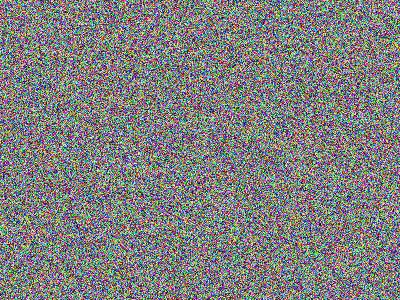
#> input picture tests/fixtures/ai_signed.jpg, 400 x 300 px
$ python robustness.py ../tests/fixtures/ai_signed.jpg
#> lines starting #> are read from the running program, lines starting #| are printed output that depends on the picture
### app/signing.py
"""Keyed invisible watermark for the "Sign and verify" demo.

Spread-spectrum watermark in the block-DCT domain, written from scratch with
NumPy + OpenCV so it has no licence or model-weight dependency.

How it works
------------
1. The luminance channel is resized to a fixed 512x512 "canonical" grid. All
   embedding and detection happens on that grid, which is what makes the mark
   survive resizing: any resized copy maps back to the same grid.
2. The grid is split into 8x8 blocks and DCT-transformed. Twelve low/mid
   frequency coefficients per block carry the signal (low enough to survive
   JPEG, high enough to stay invisible).
3. A secret key seeds a PRNG that (a) assigns every coefficient to one of 48
   message bits and (b) gives it a random +1/-1 "chip". Each bit is spread over
   ~1000 coefficients: coefficient += strength * chip * (+1 or -1 for the bit).
4. The pixel-domain difference is scaled back to the original resolution and
   added to the image.

Detection correlates the coefficients with the keyed chips. Without the key
the pattern is indistinguishable from noise. The first 16 bits are a fixed
preamble: their combined correlation is a z-score that says whether *this
key's* watermark is present; the remaining 32 bits are the payload.

Known limits: cropping, rotation and heavy geometric edits break the block
alignment and defeat detection. Production schemes (learned watermarks such as
SynthID or Watermark Anything) add synchronisation to survive those.
"""
from __future__ import annotations

import hashlib
import os
from dataclasses import dataclass

import cv2
import numpy as np

GRID = 512
BLOCK = 8
# (row, col) DCT positions used per block: the diagonals u+v = 2..4.
POSITIONS = [(u, s - u) for s in (2, 3, 4) for u in range(s + 1)]
PREAMBLE_BITS = 16
PAYLOAD_BITS = 32
TOTAL_BITS = PREAMBLE_BITS + PAYLOAD_BITS
DEFAULT_STRENGTH = 5.0
# Presence threshold on the preamble z-score. Under "no watermark" the score
# is ~N(0,1), so 6.0 corresponds to roughly a one-in-a-billion false alarm.
DETECT_Z = 6.0

_DEV_KEY = "dev-key-change-me"


def get_key() -> str:
    return os.environ.get("AIGC_WM_KEY", _DEV_KEY)


def using_dev_key() -> bool:
    return "AIGC_WM_KEY" not in os.environ


def _dct_matrix(n: int = BLOCK) -> np.ndarray:
    k = np.arange(n)[:, None]
    x = np.arange(n)[None, :]
    m = np.cos(np.pi * (2 * x + 1) * k / (2 * n)) * np.sqrt(2.0 / n)
    m[0] /= np.sqrt(2.0)
    return m


_D = _dct_matrix()
_PU = np.array([p[0] for p in POSITIONS])
_PV = np.array([p[1] for p in POSITIONS])


def _blocks(y: np.ndarray) -> np.ndarray:
    n = GRID // BLOCK
    return y.reshape(n, BLOCK, n, BLOCK).transpose(0, 2, 1, 3)


def _unblocks(b: np.ndarray) -> np.ndarray:
    return b.transpose(0, 2, 1, 3).reshape(GRID, GRID)


def _dct(y: np.ndarray) -> np.ndarray:
    return np.einsum("ij,abjk,lk->abil", _D, _blocks(y), _D, optimize=True)


def _idct(c: np.ndarray) -> np.ndarray:
    return _unblocks(np.einsum("ji,abjk,kl->abil", _D, c, _D, optimize=True))


def _pattern(key: str) -> tuple[np.ndarray, np.ndarray, np.ndarray]:
    """Keyed (bit assignment, chips, preamble signs)."""
    seed = int.from_bytes(hashlib.sha256(key.encode()).digest()[:8], "big")
    rng = np.random.default_rng(seed)
    n = (GRID // BLOCK) ** 2 * len(POSITIONS)
    assign = rng.permutation(n) % TOTAL_BITS
    chips = rng.choice(np.array([-1.0, 1.0]), size=n)
    preamble = rng.choice(np.array([-1.0, 1.0]), size=PREAMBLE_BITS)
    return assign, chips, preamble


def _luma(rgb: np.ndarray) -> np.ndarray:
    return rgb[..., 0] * 0.299 + rgb[..., 1] * 0.587 + rgb[..., 2] * 0.114


def _to_grid(y: np.ndarray) -> np.ndarray:
    h, w = y.shape
    interp = cv2.INTER_AREA if (h > GRID and w > GRID) else cv2.INTER_CUBIC
    return cv2.resize(y, (GRID, GRID), interpolation=interp)


@dataclass
class EmbedResult:
    image: np.ndarray  # uint8 RGB
    psnr_db: float


@dataclass
class DetectResult:
    present: bool
    z_score: float
    payload: int | None
    payload_confidence: float  # weakest payload bit, in sigmas
    threshold: float = DETECT_Z


def embed(rgb: np.ndarray, payload: int, key: str | None = None,
          strength: float = DEFAULT_STRENGTH) -> EmbedResult:
    """Embed a 32-bit payload into a uint8 RGB image."""
    if not 0 <= payload < 2 ** PAYLOAD_BITS:
        raise ValueError("payload must fit in 32 bits")
    if min(rgb.shape[:2]) < 64:
        raise ValueError("image too small to watermark (min 64 px per side)")
    key = key or get_key()
    assign, chips, preamble = _pattern(key)
    bits = np.concatenate([
        preamble,
        np.array([1.0 if (payload >> i) & 1 else -1.0 for i in range(PAYLOAD_BITS)]),
    ])

    src = rgb.astype(np.float64)
    h, w = src.shape[:2]
    grid = _to_grid(_luma(src))
    coefs = _dct(grid)

    # Perceptual masking: push harder in textured blocks, softer in flat ones.
    act = np.abs(coefs[:, :, _PU, _PV]).mean(axis=2)
    mask = np.clip(act / (act.mean() + 1e-9), 0.6, 1.6)
    mask /= np.sqrt((mask ** 2).mean())  # keep overall energy = strength

    delta = (strength * chips * bits[assign]).reshape(GRID // BLOCK, GRID // BLOCK, -1)
    delta_c = np.zeros_like(coefs)
    delta_c[:, :, _PU, _PV] = delta * mask[:, :, None]
    residual = _idct(delta_c)

    interp = cv2.INTER_AREA if (h < GRID and w < GRID) else cv2.INTER_CUBIC
    residual_full = cv2.resize(residual, (w, h), interpolation=interp)
    # Shrinking the image loses some signal; compensate so small images still verify.
    scale = np.sqrt((residual ** 2).mean() / max((residual_full ** 2).mean(), 1e-12))
    residual_full *= min(scale, 2.0)

    out = np.clip(np.rint(src + residual_full[..., None]), 0, 255).astype(np.uint8)
    mse = ((out.astype(np.float64) - src) ** 2).mean()
    psnr = float("inf") if mse == 0 else float(10 * np.log10(255.0 ** 2 / mse))
    return EmbedResult(out, psnr)


def detect(rgb: np.ndarray, key: str | None = None) -> DetectResult:
    """Look for this key's watermark in a uint8 RGB image."""
    key = key or get_key()
    assign, chips, preamble = _pattern(key)
    grid = _to_grid(_luma(rgb.astype(np.float64)))
    c = _dct(grid)[:, :, _PU, _PV]

    # Whiten per frequency and clip: image coefficients are heavy-tailed, and a
    # few large edges would otherwise drown the watermark.
    sd = c.reshape(-1, len(POSITIONS)).std(axis=0) + 1e-9
    x = np.clip(c / sd, -1.5, 1.5).reshape(-1)
    x = x - x.mean()
    sigma = x.std() + 1e-12

    prod = x * chips
    sums = np.bincount(assign, weights=prod, minlength=TOTAL_BITS)
    counts = np.bincount(assign, minlength=TOTAL_BITS)
    z_bits = sums / (sigma * np.sqrt(counts))

    z = float((z_bits[:PREAMBLE_BITS] * preamble).sum() / np.sqrt(PREAMBLE_BITS))
    present = z >= DETECT_Z
    payload = None
    conf = 0.0
    if present:
        pz = z_bits[PREAMBLE_BITS:]
        payload = int(sum((1 << i) for i in range(PAYLOAD_BITS) if pz[i] > 0))
        conf = float(np.abs(pz).min())
    return DetectResult(present, z, payload, conf)

### app/attacks.py
"""Common edits used to show what a watermark survives (and what it doesn't)."""
from __future__ import annotations

import io
from typing import Callable

import cv2
import numpy as np
from PIL import Image


def _jpeg(q: int) -> Callable[[np.ndarray], np.ndarray]:
    def f(rgb: np.ndarray) -> np.ndarray:
        buf = io.BytesIO()
        Image.fromarray(rgb).save(buf, "JPEG", quality=q)
        return np.asarray(Image.open(io.BytesIO(buf.getvalue())).convert("RGB"))
    return f


def _resize(factor: float) -> Callable[[np.ndarray], np.ndarray]:
    def f(rgb: np.ndarray) -> np.ndarray:
        h, w = rgb.shape[:2]
        size = (max(1, round(w * factor)), max(1, round(h * factor)))
        interp = cv2.INTER_AREA if factor < 1 else cv2.INTER_CUBIC
        return cv2.resize(rgb, size, interpolation=interp)
    return f


def _noise(rgb: np.ndarray) -> np.ndarray:
    rng = np.random.default_rng(0)
    return np.clip(rgb + rng.normal(0, 5, rgb.shape), 0, 255).astype(np.uint8)


def _blur(rgb: np.ndarray) -> np.ndarray:
    return cv2.GaussianBlur(rgb, (0, 0), 1.0)


def _brightness(rgb: np.ndarray) -> np.ndarray:
    return np.clip(rgb.astype(np.float64) * 1.15 + 10, 0, 255).astype(np.uint8)


def _screenshot(rgb: np.ndarray) -> np.ndarray:
    """Displayed at 75% size, then saved as a medium-quality JPEG."""
    return _jpeg(70)(_resize(0.75)(rgb))


def _crop(rgb: np.ndarray) -> np.ndarray:
    h, w = rgb.shape[:2]
    dh, dw = int(h * 0.1), int(w * 0.1)
    return rgb[dh:h - dh, dw:w - dw]


ATTACKS: dict[str, Callable[[np.ndarray], np.ndarray]] = {
    "No edit": lambda x: x,
    "JPEG quality 90": _jpeg(90),
    "JPEG quality 70": _jpeg(70),
    "JPEG quality 50": _jpeg(50),
    "JPEG quality 30": _jpeg(30),
    "Resize to 50%": _resize(0.5),
    "Resize to 200%": _resize(2.0),
    "Resize 75% + JPEG 70": _screenshot,
    "Gaussian blur": _blur,
    "Added noise": _noise,
    "Brightness / contrast": _brightness,
    "Crop 10% off each edge": _crop,
}

### scripts/robustness.py
"""Measure how the sign-and-verify watermark holds up under common edits.

Usage:  python scripts/robustness.py [image ...]
With no arguments it uses sample photos bundled with scikit-learn / scikit-image
(if installed).
"""
from __future__ import annotations

import sys
from pathlib import Path

import numpy as np
from PIL import Image

sys.path.insert(0, str(Path(__file__).resolve().parents[1]))
from app import attacks, signing  # noqa: E402

PAYLOAD = 0xC0FFEE42


def sample_images() -> dict[str, np.ndarray]:
    out: dict[str, np.ndarray] = {}
    try:
        from sklearn.datasets import load_sample_images
        ds = load_sample_images()
        for name, img in zip(ds.filenames, ds.images):
            out[Path(name).stem] = np.asarray(img)
    except Exception:
        pass
    try:
        from skimage import data
        for name in ("astronaut", "coffee", "chelsea", "rocket"):
            out[name] = np.asarray(getattr(data, name)())
    except Exception:
        pass
    return out


def main() -> None:
    if len(sys.argv) > 1:
        images = {Path(p).stem: np.asarray(Image.open(p).convert("RGB")) for p in sys.argv[1:]}
#> images = 1 item
    else:
        images = sample_images()
    if not images:
        sys.exit("No images given and no sample images available.")

    names = list(attacks.ATTACKS)
    detected = {n: 0 for n in names}
    payload_ok = {n: 0 for n in names}
    zs = {n: [] for n in names}
    psnrs, null_z = [], []

    for name, rgb in images.items():
        null_z.append(signing.detect(rgb).z_score)
        res = signing.embed(rgb, PAYLOAD)
        psnrs.append(res.psnr_db)
        for a in names:
            d = signing.detect(attacks.ATTACKS[a](res.image))
            zs[a].append(d.z_score)
            detected[a] += d.present
            payload_ok[a] += d.present and d.payload == PAYLOAD
#> this loop made 1 pass
#> name on pass 1: 'ai_signed'
#> pass 1, in detect, `grid = _to_grid(_luma(rgb.astype(np.float64)))`:
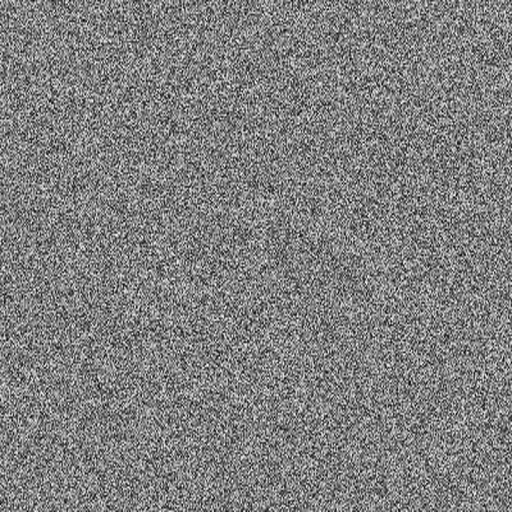
#> grid: shape (512, 512) float64; min -12.28, max 264.7, mean 127; drawn with min black and max white
#> pass 1, in embed, `act = np.abs(coefs[:, :, _PU, _PV]).mean(axis=2)`:
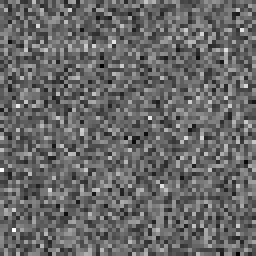
#> act: shape (64, 64) float64 (shown 4 times larger); min 19.09, max 97.62, mean 51.2; drawn with min black and max white
#> pass 1, in embed, `mask = np.clip(act / (act.mean() + 1e-9), 0.6, 1.6)`:
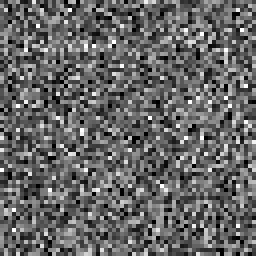
#> mask: shape (64, 64) float64 (shown 4 times larger); min 0.6, max 1.6, mean 1; drawn with min black and max white
#> after the loop, detected = 12 items; null_z = [-1.09]; payload_ok = 12 items; psnrs = [41.36]

    n = len(images)
#> n = 1
    print(f"{n} images, mean PSNR {np.mean(psnrs):.1f} dB (min {np.min(psnrs):.1f})")
#| 1 images, mean PSNR 41.4 dB (min 41.4)
    print(f"unsigned originals: max z = {max(null_z):.2f} (threshold {signing.DETECT_Z})")
#| unsigned originals: max z = -1.09 (threshold 6.0)
    print(f"{'edit':<28}{'detected':>10}{'payload ok':>12}{'min z':>8}{'mean z':>8}")
    for a in names:
        print(f"{a:<28}{detected[a]:>7}/{n}{payload_ok[a]:>9}/{n}{min(zs[a]):>8.1f}{np.mean(zs[a]):>8.1f}")
#> this loop made 12 passes
#| No edit                           1/1        0/1     7.0     7.0
#| JPEG quality 90                   1/1        0/1     7.8     7.8
#| JPEG quality 70                   0/1        0/1     5.4     5.4
#| JPEG quality 50                   1/1        1/1    22.2    22.2
#| JPEG quality 30                   0/1        0/1     3.9     3.9
#| Resize to 50%                     0/1        0/1     5.2     5.2
#| Resize to 200%                    1/1        0/1     7.1     7.1
#| Resize 75% + JPEG 70              0/1        0/1     6.0     6.0
#> (further printed lines are left out)

    # False-alarm check: unsigned images against many wrong keys.
    worst = max(
        signing.detect(rgb, key=f"wrong-key-{i}").z_score
        for rgb in images.values() for i in range(200)
    )
#> in _luma (call 15), `return rgb[..., 0] * 0.299 + rgb[..., 1] * 0.587 + rgb[..., 2] * 0.114`:
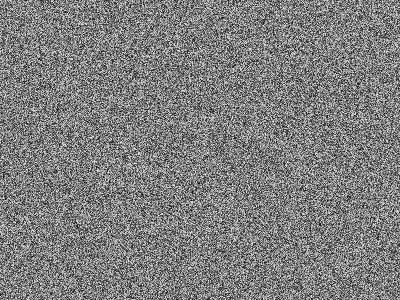
#> returned value: shape (300, 400) float64; min 0.798, max 254.4, mean 127
#> worst = 2.73
#> rgb is the input picture: shape (300, 400, 3); mean R, G, B 127.4, 126.8, 126.9
    print(f"false-alarm check: {n * 200} unsigned image/key pairs, max z = {worst:.2f}")
#| false-alarm check: 200 unsigned image/key pairs, max z = 2.73


if __name__ == "__main__":
    main()
